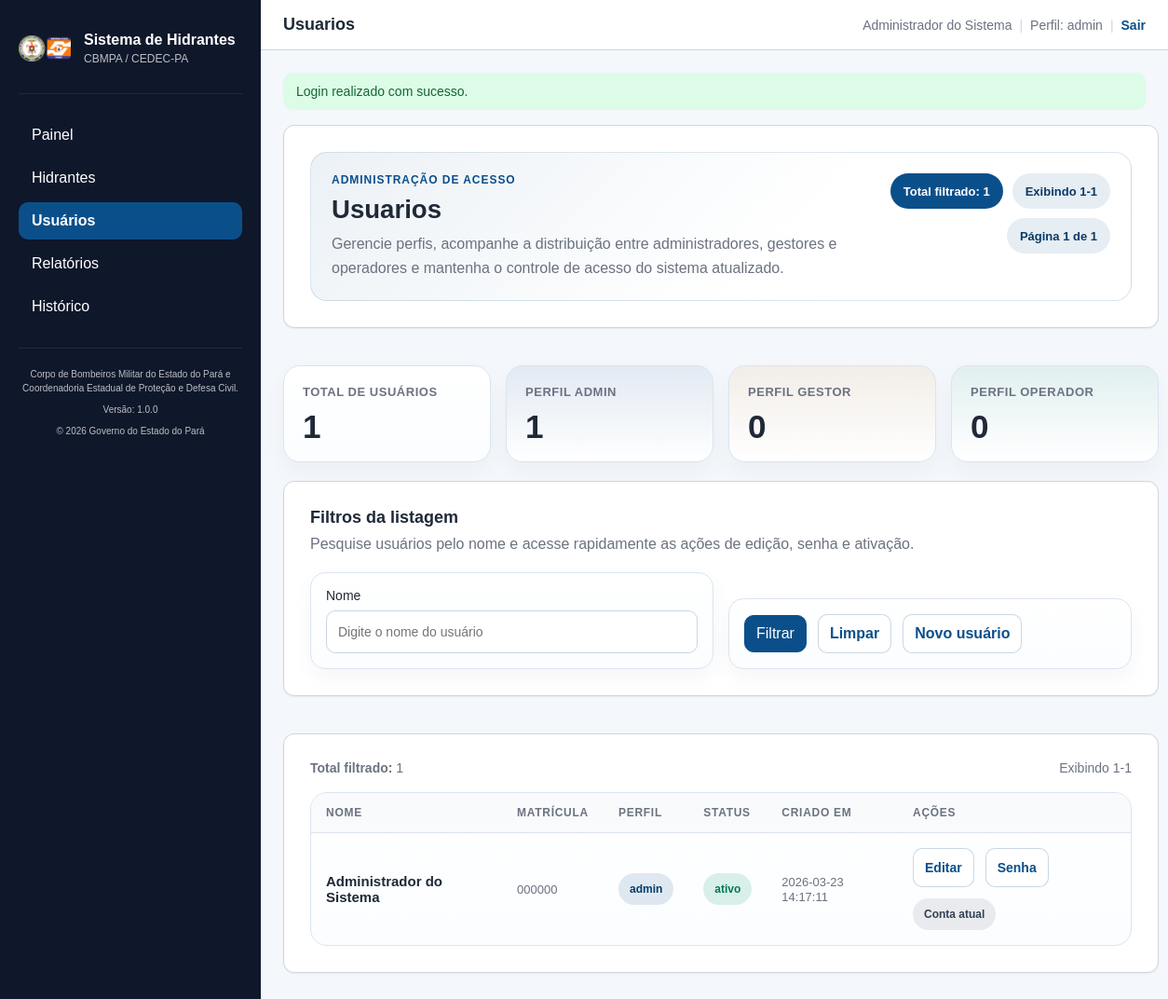
/usuarios (signed in), run on the app's committed database.
### tables this page shows
CREATE TABLE usuarios (
    id BIGINT UNSIGNED NOT NULL AUTO_INCREMENT,
    nome VARCHAR(150) NOT NULL,
    matricula_funcional VARCHAR(30) NOT NULL,
    senha_hash VARCHAR(255) NOT NULL,
    perfil ENUM('admin', 'gestor', 'operador') NOT NULL,
    status ENUM('ativo', 'inativo') NOT NULL DEFAULT 'ativo',
    criado_em DATETIME NOT NULL DEFAULT CURRENT_TIMESTAMP,
    atualizado_em DATETIME NULL DEFAULT NULL,

    CONSTRAINT pk_usuarios PRIMARY KEY (id),
    CONSTRAINT uq_usuarios_matricula UNIQUE (matricula_funcional)
);

### resources/views/usuarios/index.php (the view, shortened to what the rows shown need)
<?php
$pagination = $pagination ?? [
    'current_page' => 1,
    'per_page' => 15,
    'total' => 0,
    'last_page' => 1,
    'from' => 0,
    'to' => 0,
];
function usuario_status_class(?string $status): string
{
    return match (strtolower(trim((string) $status))) {
        'ativo' => 'is-ativo',
        'inativo' => 'is-inativo',
        default => 'is-neutral',
    };
}
function usuario_perfil_class(?string $perfil): string
{
    return match (strtolower(trim((string) $perfil))) {
        'admin' => 'is-admin',
        'gestor' => 'is-gestor',
        'operador' => 'is-operador',
        default => 'is-neutral',
    };
}
?>
<div class="management-page">
    <section class="card management-card management-hero">
        <div class="management-header">
            <div class="management-header-copy">
                <p class="management-eyebrow">Administração de acesso</p>
                <h1><?= e($title) ?></h1>
                <p class="management-description">
                    Gerencie perfis, acompanhe a distribuição entre administradores, gestores e operadores e mantenha o controle de acesso do sistema atualizado.
                </p>
            </div>
            <div class="management-badges">
                <span class="management-badge">Total filtrado: <?= (int) $pagination['total'] ?></span>
                <span class="management-badge is-soft">Exibindo <?= (int) $pagination['from'] ?>-<?= (int) $pagination['to'] ?></span>
                <span class="management-badge is-soft">Página <?= (int) $pagination['current_page'] ?> de <?= (int) $pagination['last_page'] ?></span>
            </div>
        </div>
    </section>
    <section class="management-metric-grid">
        <article class="management-metric-card">
            <span class="management-metric-label">Total de usuários</span>
            <strong class="management-metric-value"><?= e((string) ($metrics['total'] ?? 0)) ?></strong>
        </article>
        <article class="management-metric-card is-admin">
            <span class="management-metric-label">Perfil admin</span>
            <strong class="management-metric-value"><?= e((string) ($metrics['admins'] ?? 0)) ?></strong>
        </article>
        <article class="management-metric-card is-gestor">
            <span class="management-metric-label">Perfil gestor</span>
            <strong class="management-metric-value"><?= e((string) ($metrics['gestores'] ?? 0)) ?></strong>
        </article>
        <article class="management-metric-card is-operador">
            <span class="management-metric-label">Perfil operador</span>
            <strong class="management-metric-value"><?= e((string) ($metrics['operadores'] ?? 0)) ?></strong>
        </article>
    </section>
    <section class="card management-card">
        <div class="management-section-head">
            <h3>Filtros da listagem</h3>
            <p>Pesquise usuários pelo nome e acesse rapidamente as ações de edição, senha e ativação.</p>
        </div>
        <form method="GET" action="/usuarios" class="filters-grid management-filters cols-2">
            <label>Nome
                <input type="text" name="nome" value="<?= e($nome ?? '') ?>" placeholder="Digite o nome do usuário">
            </label>
            <div class="management-actions">
                <button type="submit">Filtrar</button>
                <a class="btn-secondary" href="/usuarios">Limpar</a>
                <a class="btn-secondary" href="/usuarios/novo">Novo usuário</a>
            </div>
        </form>
    </section>
    <section class="card management-card">
        <div class="table-header management-results-header">
            <div>
                <strong>Total filtrado:</strong> <?= (int) $pagination['total'] ?>
            </div>
            <div>
                Exibindo <?= (int) $pagination['from'] ?>-<?= (int) $pagination['to'] ?>
            </div>
        </div>
        <div class="management-table-shell">
            <table class="management-table">
                <thead>
                <tr>
                    <th>Nome</th>
                    <th>Matrícula</th>
                    <th>Perfil</th>
                    <th>Status</th>
                    <th>Criado em</th>
                    <th>Ações</th>
                </tr>
                </thead>
                <tbody>
                <?php if (empty($usuarios)): ?>
                    <tr>
                        <td colspan="6" class="management-empty">Nenhum usuário encontrado.</td>
                    </tr>
                <?php else: ?>
                    <?php foreach ($usuarios as $usuario): ?>
                        <?php $isCurrentUser = (int) $currentUserId === (int) $usuario['id']; ?>
                        <tr>
                            <td data-label="Nome">
                                <div class="management-table-primary"><?= e($usuario['nome']) ?></div>
                            </td>
                            <td data-label="Matrícula">
                                <span class="management-table-muted"><?= e($usuario['matricula_funcional']) ?></span>
                            </td>
                            <td data-label="Perfil">
                                <span class="management-chip <?= e(usuario_perfil_class($usuario['perfil'] ?? '')) ?>"><?= e($usuario['perfil']) ?></span>
                            </td>
                            <td data-label="Status">
                                <span class="management-status-badge <?= e(usuario_status_class($usuario['status'] ?? '')) ?>"><?= e($usuario['status']) ?></span>
                            </td>
                            <td data-label="Criado em">
                                <span class="management-table-muted"><?= e($usuario['criado_em']) ?></span>
                            </td>
                            <td data-label="Ações">
                                <div class="actions-inline management-table-actions">
                                    <a class="btn-secondary" href="/usuarios/<?= (int) $usuario['id'] ?>/editar">Editar</a>
                                    <a class="btn-secondary" href="/usuarios/<?= (int) $usuario['id'] ?>/senha">Senha</a>
                                    <?php if ($isCurrentUser): ?>
                                        <span class="management-chip is-neutral">Conta atual</span>
                                    <?php endif; ?>
                                </div>
                            </td>
                        </tr>
                    <?php endforeach; ?>
                <?php endif; ?>
                </tbody>
            </table>
        </div>
    </section>
</div>

### app/Core/Router.php (shortened to what the rows shown need)
<?php
class Router
{
    private array $routes = [];
    private function addRoute(string $method, string $path, array $handler, array $middlewares = []): void
    {
        $this->routes[] = compact('method', 'path', 'handler', 'middlewares');
    }
    public function dispatch(Request $request): void
    {
        $requestMethod = $request->method();
        $requestUri = $request->uri();
        foreach ($this->routes as $route) {
            if ($route['method'] !== $requestMethod) {
                continue;
            }
            $pattern = preg_replace('#\{[^/]+\}#', '([^/]+)', $route['path']);
            $pattern = '#^' . rtrim($pattern, '/') . '$#';
            if ($route['path'] === '/') {
                $pattern = '#^/$#';
            }
            if (!preg_match($pattern, $requestUri, $matches)) {
                continue;
            }
            array_shift($matches);
            [$controllerClass, $method] = $route['handler'];
            $controller = new $controllerClass();
            call_user_func_array([$controller, $method], $matches);
            return;
        }
    }
}

### resources/views/layouts/master.php (shortened to what the rows shown need)
<?php
$auth = Session::get('auth');
$perfil = $auth['perfil'] ?? '';
$baseStylesheets = [
    'globals/variables.css',
    'globals/reset.css',
    'globals/base.css',
    'layouts/layout.css',
    'layouts/sidebar.css',
    'layouts/topbar.css',
    'layouts/responsive.css',
    'components/cards.css',
    'components/alerts.css',
    'components/forms.css',
    'components/buttons.css',
    'components/modal.css',
    'components/tables.css',
    'components/pagination.css',
    'pages/auth.css',
    'pages/management.css',
    'pages/hidrantes.css',
];
$stylesheets = array_values(array_unique(array_merge(
    $baseStylesheets,
    $pageStylesheets ?? []
)));
function menu_active(string $path): string
{
    $uri = parse_url($_SERVER['REQUEST_URI'] ?? '/', PHP_URL_PATH) ?: '/';
    return $uri === $path || str_starts_with($uri, $path . '/') ? 'active' : '';
}
?>
<!DOCTYPE html>
<html lang="pt-BR">
<head>
    <?php foreach ($stylesheets as $stylesheet): ?>
        <link rel="stylesheet" href="<?= e(css_asset($stylesheet)) ?>">
    <?php endforeach; ?>
</head>
<body>
<div class="layout">
    <aside class="sidebar" id="app-sidebar" aria-label="Menu principal">
        <div class="sidebar-head">
            <div class="sidebar-brand">
                <img src="/img/logos/logo.cbmpa.png" alt="CBMPA" class="sidebar-logo">
                <div class="sidebar-brand-text">
                    <strong>Sistema de Hidrantes</strong>
                    <span>CBMPA / CEDEC-PA</span>
                </div>
            </div>
        </div>
        <nav class="sidebar-nav">
            <a href="/painel" class="<?= menu_active('/painel') ?>">Painel</a>
            <a href="/hidrantes" class="<?= menu_active('/hidrantes') ?>">Hidrantes</a>
            <?php if ($perfil === 'admin'): ?>
                <a href="/usuarios" class="<?= menu_active('/usuarios') ?>">Usuários</a>
            <?php endif; ?>
            <?php if (in_array($perfil, ['admin', 'gestor'], true)): ?>
                <a href="/relatorios/hidrantes" class="<?= menu_active('/relatorios') ?>">Relatórios</a>
                <a href="/historico" class="<?= menu_active('/historico') ?>">Histórico</a>
            <?php endif; ?>
        </nav>
        <div class="sidebar-footer">
            <p>Corpo de Bombeiros Militar do Estado do Pará e Coordenadoria Estadual de Proteção e Defesa Civil.</p>
            <p>Versão: 1.0.0</p>
            <p>&copy; 2026 Governo do Estado do Pará</p>
        </div>
    </aside>
    <div class="main">
        <header class="topbar">
            <div class="topbar-main">
                <div class="topbar-title">
                    <strong><?= e($title ?? 'Sistema de Gestão de Hidrantes') ?></strong>
                </div>
            </div>
            <div class="topbar-user">
                <span><?= e($auth['nome'] ?? '') ?></span>
                <span class="topbar-separator">|</span>
                <span>Perfil: <?= e($perfil) ?></span>
                <span class="topbar-separator">|</span>
                <form method="POST" action="/logout" class="topbar-user-form">
                    <button type="submit" class="topbar-link-button">Sair</button>
                </form>
            </div>
        </header>
        <main class="content">
            <?php if ($success = Session::getFlash('success')): ?>
                <div class="alert alert-success"><?= e($success) ?></div>
            <?php endif; ?>
            <?= $content ?>
        </main>
    </div>
</div>
</body>
</html>

### data on the page
usuarios: nome "Administrador do Sistema", perfil "admin", matricula_funcional "000000", status "ativo", criado_em "2026-03-23 14:17:11", shows "Conta atual"

### other printed values
$metrics['total'] "1"
$metrics['admins'] "1"
$metrics['gestores'] "0"
$metrics['operadores'] "0"
